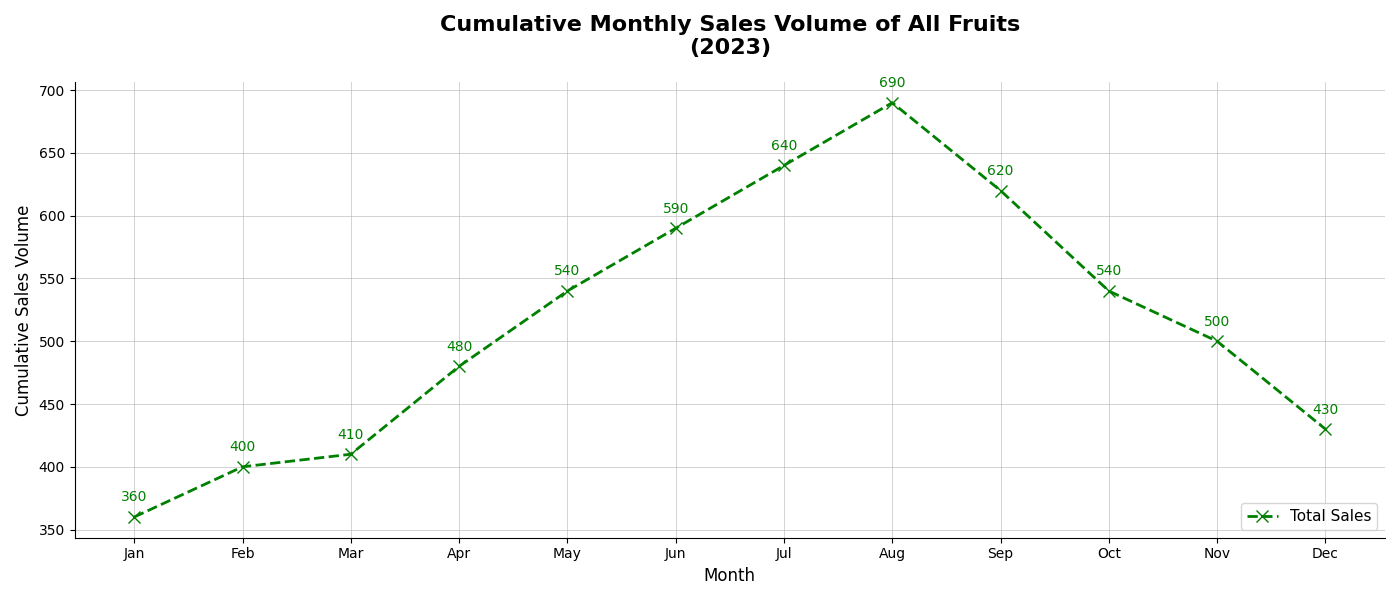

Here is the Python script that generated this plot:
import matplotlib.pyplot as plt
import numpy as np

# Define the data
months = ['Jan', 'Feb', 'Mar', 'Apr', 'May', 'Jun', 'Jul', 'Aug', 'Sep', 'Oct', 'Nov', 'Dec']
apples_sales = np.array([120, 130, 110, 150, 180, 200, 220, 240, 200, 150, 140, 130])
bananas_sales = np.array([90, 100, 110, 120, 130, 140, 150, 160, 150, 140, 130, 110])
oranges_sales = np.array([80, 90, 100, 110, 120, 130, 140, 150, 140, 130, 120, 100])
berries_sales = np.array([70, 80, 90, 100, 110, 120, 130, 140, 130, 120, 110, 90])

# Create the figure and subplot
fig, ax = plt.subplots(figsize=(14, 6))

# Line chart of cumulative monthly sales with altered styles
ax.plot(months, apples_sales + bananas_sales + oranges_sales + berries_sales, label='Total Sales', color='green', marker='x', linestyle='--', linewidth=2, markersize=8)

# Add labels, grid, and title with changed styles
ax.set_title('Cumulative Monthly Sales Volume of All Fruits\n(2023)', fontsize=16, fontweight='bold', pad=20)
ax.set_xlabel('Month', fontsize=12)
ax.set_ylabel('Cumulative Sales Volume', fontsize=12)
ax.grid(True, linestyle='-', linewidth=0.5, alpha=0.8)
ax.legend(loc='lower right', fontsize=11)

# Add values above the cumulative sales line plot
cumulative_sales = apples_sales + bananas_sales + oranges_sales + berries_sales
for i, value in enumerate(cumulative_sales):
    ax.text(i, value + 10, f'{value}', ha='center', va='bottom', fontsize=10, color='green')

# Remove top and right borders
ax.spines['top'].set_visible(False)
ax.spines['right'].set_visible(False)

# Automatically adjust layout to prevent overlap
plt.tight_layout()

# Show the plot
plt.show()
